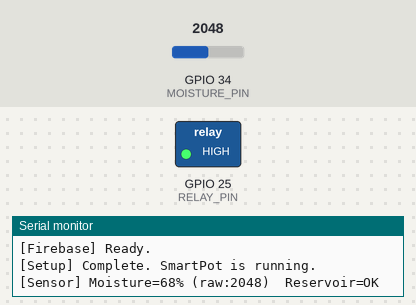
Recording of a sketch running on a simulated ESP32. Shown: switched loads named in the sketch (green lamp = pin HIGH), the last lines printed to the serial monitor. The test bench sets the inputs (shaded band); at power-on: GPIO 34 (MOISTURE_PIN) = 2048. WiFi joins after 1.5 s; servers stay silent unless stated; the local clock reads 2024-03-15 10:24:30 at power-on unless the sketch sets it; the Firebase database answers and starts empty.

Above: at 2.8 s.
2.9 s: GPIO 34 (MOISTURE_PIN) set to 2568
5.9 s: GPIO 34 (MOISTURE_PIN) set to 2639
At 8.1 s:
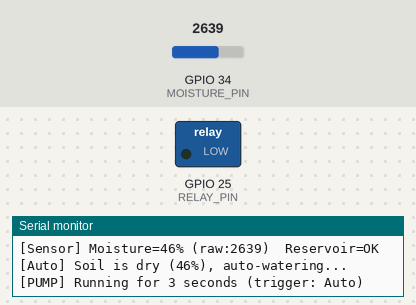
Timing chart, 0 to 11.5 s (numbered marks = the images above; inputs shaded):
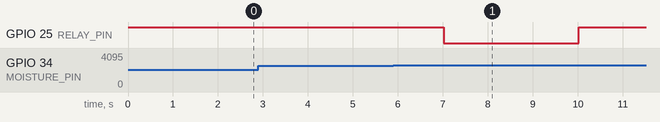

The sketch:

smartpot.ino
```cpp
/*
 * SmartPot - Self Watering Plant System
 * ======================================
 * Hardware: ESP32, Capacitive Moisture Sensor, Relay, Mini Water Pump
 * Cloud:    Firebase Realtime Database
 * Power:    5V USB Wall Adapter (No battery needed for now)
 *
 * PIN LAYOUT:
 *   GPIO 34  -> Moisture Sensor AOUT (Analog Input)
 *   GPIO 25  -> Relay IN (to control pump)
 *   GPIO 26  -> HIGH-water probe (Reservoir FULL detector)
 *   GPIO 27  -> LOW-water probe  (Reservoir EMPTY detector)
 */

#include <WiFi.h>
#include <Firebase_ESP_Client.h>
#include <addons/TokenHelper.h>
#include <addons/RTDBHelper.h>
#include <time.h>

// =====================================================================
//  CONFIGURATION  — Fill these in
// =====================================================================
#define WIFI_SSID     "YOUR_WIFI_SSID"
#define WIFI_PASS     "YOUR_WIFI_PASSWORD"
#define API_KEY       "YOUR_FIREBASE_WEB_API_KEY"
#define DATABASE_URL  "https://YOUR_PROJECT_ID-default-rtdb.YOUR_REGION.firebasedatabase.app"

// =====================================================================
//  FEATURE FLAGS
// =====================================================================
// Set to true only after you physically wire the two water-level probes
// to GPIO 26 and GPIO 27. Keep false for now — pump will work without them.
#define USE_WATER_PROBES false

// =====================================================================
//  PIN DEFINITIONS
// =====================================================================
const int MOISTURE_PIN   = 34;   // Capacitive sensor analog output
const int RELAY_PIN      = 25;   // Relay control input
const int PROBE_LOW_PIN  = 27;   // LOW-water probe  (reservoir EMPTY)
const int PROBE_HIGH_PIN = 26;   // HIGH-water probe (reservoir FULL)

// =====================================================================
//  THRESHOLDS — calibrated from your physical BLE tests
// =====================================================================
// These match the values you tested with in your BLE code:
//   wetValue = 1200  (sensor submerged in water)
//   dryValue = 2600  (sensor in dry soil)
const int RAW_WATER              = 1200;  // sensor reading in water
const int RAW_AIR                = 3900;  // sensor reading in open air
const int MOISTURE_DRY_THRESHOLD = 2600;  // above this raw value → soil is dry → water it
const int PUMP_ON_SECONDS        = 3;     // seconds pump runs per cycle (same as BLE code)
const unsigned long PUMP_COOLDOWN_MS = 15000; // ms to wait after watering before re-checking

// =====================================================================
//  FIREBASE OBJECTS
// =====================================================================
FirebaseData   fbdo_write;
FirebaseData   fbdo_read;
FirebaseAuth   auth;
FirebaseConfig config;

// =====================================================================
//  STATE
// =====================================================================
bool          firebaseReady      = false;
unsigned long lastUploadMs        = 0;
const unsigned long UPLOAD_INTERVAL_MS = 3000; // Send sensor data every 3 seconds

// =====================================================================
//  HELPERS
// =====================================================================

// Returns a formatted IST timestamp string  e.g. "2026-03-08 14:30:05"
String getTimestamp() {
  struct tm timeinfo;
  if (!getLocalTime(&timeinfo)) return "N/A";

  char buf[25];
  strftime(buf, sizeof(buf), "%Y-%m-%d %H:%M:%S", &timeinfo);
  return String(buf);
}

// Returns moisture as a 0-100 percentage (100 = very wet, 0 = very dry)
int moisturePercent(int rawValue) {
  int pct = map(rawValue, RAW_AIR, RAW_WATER, 0, 100);
  return constrain(pct, 0, 100);
}

// Reads both water-level probes, returns "EMPTY", "OK", or "FULL"
//
// Probe wiring: one wire to GPIO (INPUT_PULLUP), other wire to GND.
// When the probe is submerged, water bridges GPIO to GND → pin reads LOW.
//
//  PROBE_LOW_PIN  — sit at the *bottom* of the reservoir (min safe level)
//  PROBE_HIGH_PIN — sit at the *top* (max safe level / overflow point)
//
//  Both HIGH → water below both probes → EMPTY
//  Low=LOW, High=HIGH → water between probes → OK
//  Both LOW → water above both probes → FULL
String reservoirStatus() {
#if USE_WATER_PROBES
  bool lowProbeWet  = (digitalRead(PROBE_LOW_PIN)  == LOW);
  bool highProbeWet = (digitalRead(PROBE_HIGH_PIN) == LOW);
  if (!lowProbeWet && !highProbeWet) return "EMPTY";
  if (lowProbeWet  && !highProbeWet) return "OK";
  return "FULL";
#else
  // Probes not wired yet — always report OK so pump is not blocked
  return "OK";
#endif
}

// Activate the water pump for PUMP_ON_SECONDS and log to Firebase history
void runPump(const String& triggerType) {
  Serial.printf("[PUMP] Running for %d seconds (trigger: %s)\n",
                PUMP_ON_SECONDS, triggerType.c_str());

  String ts = getTimestamp();

  // Turn pump ON (relay is ACTIVE-LOW: LOW = ON)
  digitalWrite(RELAY_PIN, LOW);
  delay(PUMP_ON_SECONDS * 1000);
  // Turn pump OFF
  digitalWrite(RELAY_PIN, HIGH);

  Serial.println("[PUMP] Stopped.");

  if (!firebaseReady) return;

  // Update last_watered timestamp
  Firebase.RTDB.setString(&fbdo_write, "/status/last_watered", ts);

  // Push a history event
  FirebaseJson event;
  event.add("time",    ts);
  event.add("type",    triggerType);
  Firebase.RTDB.pushJSON(&fbdo_write, "/history", &event);
}

// =====================================================================
//  SETUP
// =====================================================================
void setup() {
  Serial.begin(115200);

  // --- Pin modes ---
  pinMode(RELAY_PIN, OUTPUT);
#if USE_WATER_PROBES
  pinMode(PROBE_LOW_PIN,  INPUT_PULLUP);
  pinMode(PROBE_HIGH_PIN, INPUT_PULLUP);
#endif

  // Safety default: relay OFF (HIGH = relay coil off for active-low modules)
  digitalWrite(RELAY_PIN, HIGH);

  // --- WiFi ---
  Serial.printf("\n[WiFi] Connecting to %s", WIFI_SSID);
  WiFi.begin(WIFI_SSID, WIFI_PASS);
  int attempts = 0;
  while (WiFi.status() != WL_CONNECTED && attempts < 30) {
    delay(500);
    Serial.print(".");
    attempts++;
  }

  if (WiFi.status() == WL_CONNECTED) {
    Serial.printf("\n[WiFi] Connected. IP: %s\n", WiFi.localIP().toString().c_str());
  } else {
    Serial.println("\n[WiFi] FAILED — running in offline mode.");
  }

  // --- NTP Time (IST = UTC+5:30 = 19800 seconds) ---
  configTime(19800, 0, "pool.ntp.org", "time.nist.gov");
  Serial.println("[Time] Syncing NTP...");
  struct tm t;
  if (getLocalTime(&t, 5000)) {
    Serial.printf("[Time] OK: %s\n", getTimestamp().c_str());
  } else {
    Serial.println("[Time] Could not sync, timestamps may show N/A");
  }

  // --- Firebase ---
  // Using open DB rules (no auth required) — simpler and avoids SSL issues
  config.database_url = DATABASE_URL;
  config.signer.test_mode = true;  // Skip authentication entirely

  Firebase.reconnectWiFi(true);
  Firebase.begin(&config, &auth);

  // Wait for Firebase to be ready
  Serial.print("[Firebase] Connecting");
  unsigned long fbStart = millis();
  while (!Firebase.ready() && (millis() - fbStart) < 10000) {
    delay(500);
    Serial.print(".");
  }

  if (Firebase.ready()) {
    Serial.println("\n[Firebase] Ready.");
    firebaseReady = true;
    // Reset manual trigger on boot so a stale value doesn't fire the pump
    Firebase.RTDB.setInt(&fbdo_write, "/control/manual_trigger", 0);
  } else {
    Serial.println("\n[Firebase] NOT connected — offline mode.");
  }

  Serial.println("[Setup] Complete. SmartPot is running.\n");
}

// =====================================================================
//  MAIN LOOP
// =====================================================================
void loop() {
  unsigned long now = millis();

  // Read sensors
  int    rawMoisture = analogRead(MOISTURE_PIN);
  int    pctMoisture = moisturePercent(rawMoisture);
  String resvStatus  = reservoirStatus();

  Serial.printf("[Sensor] Moisture=%d%% (raw:%d)  Reservoir=%s\n",
                pctMoisture, rawMoisture, resvStatus.c_str());

  // ---- Upload to Firebase every UPLOAD_INTERVAL_MS ----
  if (firebaseReady && (now - lastUploadMs >= UPLOAD_INTERVAL_MS)) {
    lastUploadMs = now;
    Firebase.RTDB.setInt   (&fbdo_write, "/status/moisture",    pctMoisture);
    Firebase.RTDB.setString(&fbdo_write, "/status/reservoir",   resvStatus);
    Firebase.RTDB.setInt   (&fbdo_write, "/status/moisture_raw", rawMoisture);
  }

  // ---- Check for manual trigger from Flutter app ----
  if (firebaseReady) {
    if (Firebase.RTDB.getInt(&fbdo_read, "/control/manual_trigger")) {
      if (fbdo_read.intData() == 1) {
        Serial.println("[Control] Manual trigger received from app.");

        if (resvStatus == "EMPTY") {
          // Reservoir is dry — do NOT run pump, notify app
          Firebase.RTDB.setString(&fbdo_write, "/status/alert",
                                   "Reservoir empty! Refill before watering.");
          Serial.println("[Pump] Skipped — reservoir empty.");
        } else {
          Firebase.RTDB.setString(&fbdo_write, "/status/alert", "");
          runPump("Manual");
        }

        // Always reset the trigger so the pump doesn't loop
        Firebase.RTDB.setInt(&fbdo_write, "/control/manual_trigger", 0);
        delay(PUMP_COOLDOWN_MS);
        return; // Skip auto-water check this cycle
      }
    }
  }

  // ---- Auto Watering Logic ----
  // Only water if: raw sensor value is above dry threshold AND reservoir is not empty
  if (rawMoisture > MOISTURE_DRY_THRESHOLD && resvStatus != "EMPTY") {

    Serial.printf("[Auto] Soil is dry (%d%%), auto-watering...\n", pctMoisture);

    if (firebaseReady) {
      Firebase.RTDB.setString(&fbdo_write, "/status/alert", "");
    }

    runPump("Auto");
    delay(PUMP_COOLDOWN_MS); // Let water soak in before checking again
  }

  // ---- Warn if reservoir is full (overflow risk) ----
  if (resvStatus == "FULL" && firebaseReady) {
    Firebase.RTDB.setString(&fbdo_write, "/status/alert",
                             "Reservoir is full — check for overflow!");
  }

  delay(1000); // Main loop cadence
}
```

Measured:
- the behaviour switches between 2600 and 2601 on GPIO 34 (MOISTURE_PIN) (found by bisection; images 0 and 1)
- after the input at 5.9 s, GPIO 25 (RELAY_PIN): HIGH → LOW after 1.1 s, → HIGH 3.0 s later
